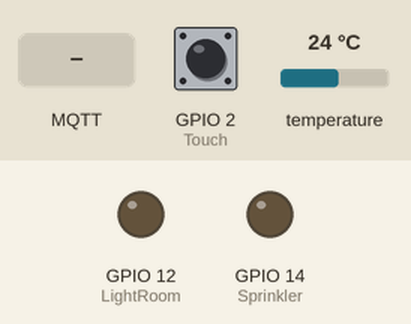
The sketch below on a simulated ESP8266 (NodeMCU). Shown: output pins drawn as LEDs (lit = HIGH). The inputs (shaded band) are chosen by the test bench; at power-on: GPIO 2 (Touch) HIGH, temperature 24 °C. WiFi joins after 1.5 s; servers stay silent unless stated; no MQTT or app messages arrive unless stated; what the sketch prints to the serial monitor is not drawn.

Above: at 3.5 s.
3.6 s: MQTT message "light" arrives on the first subscribed topic
At 4.2 s:
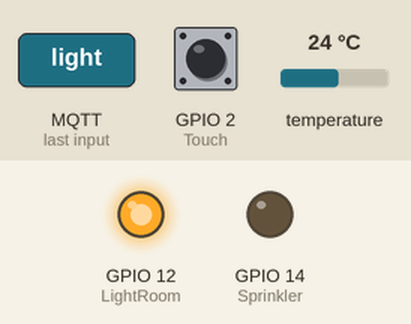
5.1 s: MQTT message "light" arrives on the second subscribed topic
At 6.3 s:
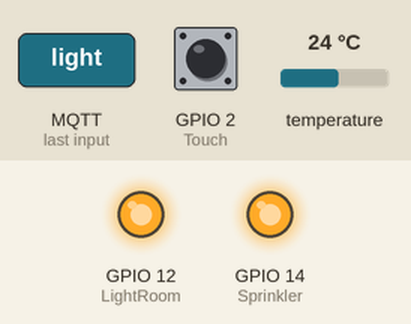
6.6 s: MQTT message "0" arrives on the first subscribed topic
At 7.7 s:
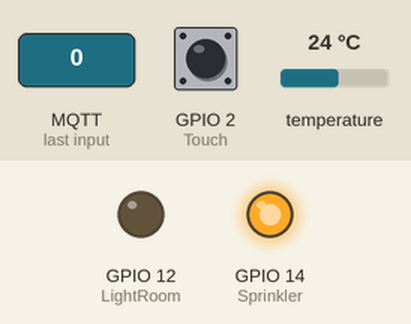
8.1 s: MQTT message "1" arrives on the first subscribed topic
At 8.8 s:
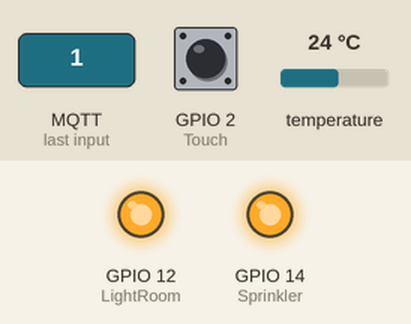
Timing chart, 0 to 10.6 s (numbered marks = the images above; inputs shaded):
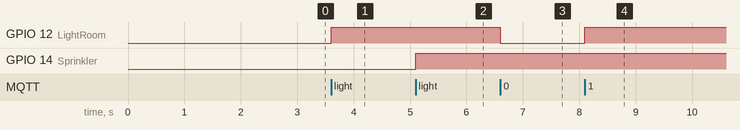

The sketch:

MQTT_IOTemp.ino
```cpp
#include <PubSubClient.h>
#include <ESP8266WiFi.h>
#include <OneWire.h>
#include <DallasTemperature.h>

#define ONE_WIRE_BUS 13
#define LightRoom 12
#define Sprinkler 14
#define Touch 2

bool touch_buffer = 0, touch_status = 0;

OneWire oneWire(ONE_WIRE_BUS);
DallasTemperature sensors(&oneWire);

const char* ssid = "Pi_AP";
const char* password = "Raspberry";
char* server = "192.168.42.1";

unsigned long temp_count;
char temp[10];

void callback(char* topic, byte* payload, unsigned int length) {
  // handle message arrived
  int i = 0;
  int select_color = 0;
  char message_buff[100];
  for(i = 0; i < length; i++) {
    message_buff[i] = payload[i];
  }
  message_buff[i] = '\0';

  String msgString = String(message_buff);

  Serial.print("Subscribe ");
  Serial.write(topic);
  Serial.print(" : ");
  //Serial.write(payload,length);
  Serial.println(msgString);
  if(String(topic) == "light") {
    if(msgString == "0") digitalWrite(LightRoom, LOW);
    else digitalWrite(LightRoom, HIGH);
  }
  else if(String(topic) == "sprinkler") {
    if(msgString == "0") digitalWrite(Sprinkler, LOW);
    else digitalWrite(Sprinkler, HIGH);
  }
}

WiFiClient wifiClient;
PubSubClient client(server, 1883, callback, wifiClient);

void setup()
{
  pinMode(LightRoom, OUTPUT); digitalWrite(LightRoom, LOW);
  pinMode(Sprinkler, OUTPUT); digitalWrite(Sprinkler, LOW);
  pinMode(Touch, INPUT);
  Serial.begin(115200);
  sensors.begin();
  delay(10);
  Serial.println();

  WiFi.begin(ssid, password);

  int retries = 0;
  while ((WiFi.status() != WL_CONNECTED) && (retries < 10)) {
    retries++;
    delay(500);
    Serial.print(".");
  }
  if (WiFi.status() == WL_CONNECTED) {
    Serial.println("");
    Serial.println("WiFi connected");
  }

  if (client.connect("IOTemp")) {
    client.subscribe("light");
    client.subscribe("sprinkler");
  }

  sensors.requestTemperatures();
  float tempC = sensors.getTempCByIndex(0);
  Serial.print("Temp : ");
  Serial.println(String(tempC));
  String(tempC).toCharArray(temp,5);
  client.publish("temp",temp);

}

void loop()
{
  if(temp_count > 655000) {
    sensors.requestTemperatures();
    float tempC = sensors.getTempCByIndex(0);
    Serial.print("Temp : ");
    Serial.println(String(tempC));
    String(tempC).toCharArray(temp,5);
    client.publish("temp",temp);
    temp_count = 0;
  }
  else temp_count++;
  if((digitalRead(Touch) == 0) & (touch_buffer == 0)) {
    if(touch_status == 0) {
      client.publish("light","1");
      touch_status = 1;
    }
    else if(touch_status == 1) {
      client.publish("light","0");
      touch_status = 0;
    }
    touch_buffer = 1;
  }
  else if((digitalRead(Touch) == 1) & (touch_buffer == 1)) {
    //client.publish("light","0");
    touch_buffer = 0;
  }
  client.loop();
}
```

Measured:
- after the input at 3.6 s, GPIO 12 (LightRoom): LOW → HIGH at once
- after the input at 5.1 s, GPIO 14 (Sprinkler): LOW → HIGH at once
- after the input at 6.6 s, GPIO 12 (LightRoom): HIGH → LOW at once
- after the input at 8.1 s, GPIO 12 (LightRoom): LOW → HIGH at once
